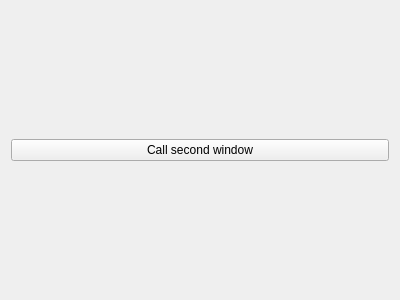
<?xml version="1.0" encoding="UTF-8"?>
<ui version="4.0">
 <class>MainWindow</class>
 <widget class="QMainWindow" name="MainWindow">
  <property name="geometry">
   <rect>
    <x>0</x>
    <y>0</y>
    <width>400</width>
    <height>300</height>
   </rect>
  </property>
  <property name="windowTitle">
   <string>FIRST</string>
  </property>
  <widget class="QWidget" name="centralWidget">
   <layout class="QVBoxLayout" name="verticalLayout">
    <item>
     <widget class="QPushButton" name="btnCallSecond">
      <property name="text">
       <string>Call second window</string>
      </property>
     </widget>
    </item>
   </layout>
  </widget>
 </widget>
 <layoutdefault spacing="6" margin="11"/>
 <resources/>
 <connections/>
</ui>
